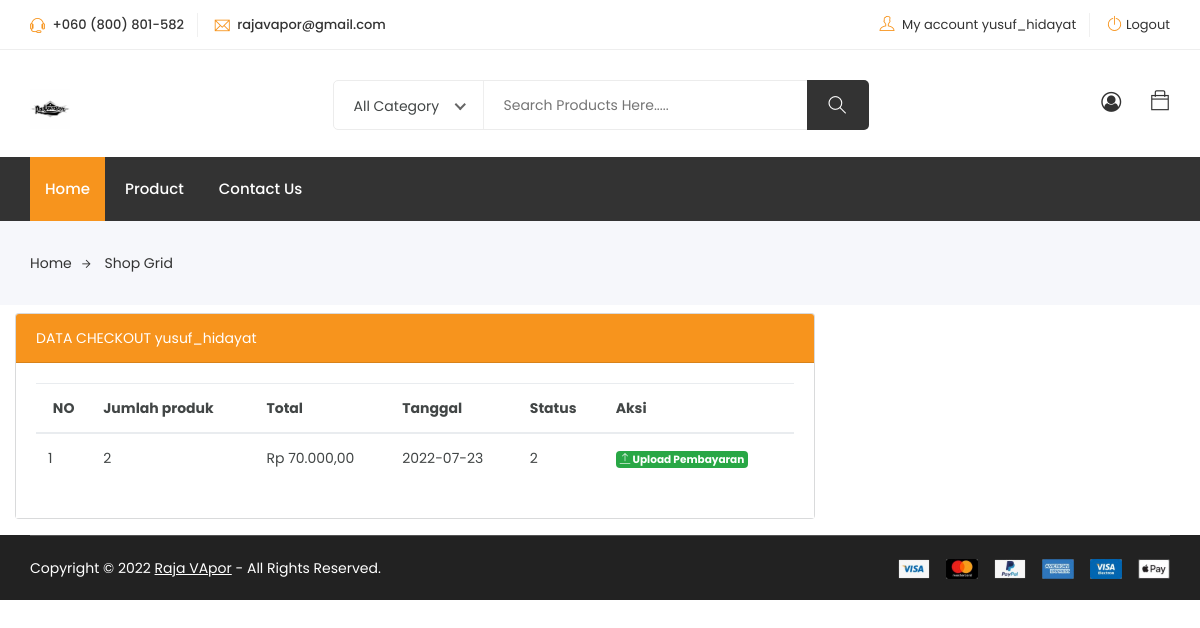
Screenshot of /checkout/index.php (signed in) with the database file from the repository.
### tables this page shows
CREATE TABLE `checkout` (
  `id_checkout` int(11) NOT NULL,
  `tanggal_transaksi` date DEFAULT NULL,
  `tanggal_kadaluarsa` date DEFAULT NULL,
  `status_transaksi` int(11) DEFAULT NULL,
  `jumlah_checkout` int(11) NOT NULL,
  `id_keranjang` varchar(225) NOT NULL,
  `id_user` int(11) DEFAULT NULL
);

### function.php (called while the page is built, shortened)
<?php
    function base_url($urlparam){
        $url = "http://localhost/201753028/".$urlparam;
        return $url;
    }
    function rupiah($angka)
    {
        $hasil_rupiah = "Rp " . number_format($angka, 2, ',', '.');
        return $hasil_rupiah;
    }
    function querybanyak($query){
        $mysqli = new mysqli("localhost","root","","201753028");
        return $mysqli->query($query);
    }
    function querysatudata($query){
        $koneksi = mysqli_connect("localhost","root","","201753028");
        $query_cek = mysqli_query($koneksi, $query);
        return mysqli_fetch_array($query_cek, MYSQLI_BOTH);
    }

### checkout/checkout.php (the view)
<div class="col-lg-9 col-md-8 col-12">
	<div class="card bg-light mb-3 mt-2" style="max-width: 50rem;">
		<div class="card-header" style="background-color: #F7941D; color:#fff;">
			DATA CHECKOUT <?= $_SESSION['username'] ?>
		</div>
		<div class="card-body bg-white">
			<?php
			$username = $_SESSION['username'];
			$profile = querysatudata("SELECT * FROM user WHERE username = '$username' ");
			?>
			<table class="table">
				<thead>
					<tr>
						<th class="text-center">NO</th>
						<th>Jumlah produk</th>
						<th>Total</th>
						<th>Tanggal</th>
						<th>Status</th>
						<th>Aksi</th>
					</tr>
				</thead>
				<tbody>
					<?php
					$no = 1;
					$checkouts = querybanyak('SELECT * FROM checkout WHERE id_user = ' . $profile['id_user'] . '');
					foreach ($checkouts as $checkout) { ?>
						<tr>
							<td><?= $no ?></td>
							<td>
								<?php
									$explode_id_keranjang = explode(",",$checkout['id_keranjang']);
									echo count($explode_id_keranjang);
								?>
							</td>
							<td><?= rupiah($checkout['jumlah_checkout'])  ?></td>
							<td><?= $checkout['tanggal_transaksi']  ?></td>
							<td><?= $checkout['status_transaksi']  ?></td>
							<td>
								<?php if( $checkout['status_transaksi'] == 1){ ?>
                                    <a href="<?= base_url('checkout/index.php?halaman=checkout_prosess&id_checkout=').$checkout['id_checkout'] ?>" target="_blank" class="single-icon badge btn-success text-white"><i class="ti-ticket"></i> <span class="total-count">Lanjutkan checkout</span></a>
								<?php }elseif( $checkout['status_transaksi'] == 2){ ?>
									<?php
										$pembayaran = querysatudata("SELECT * FROM pembayaran WHERE id_checkout = ".$checkout['id_checkout']." ");
									?>
                                    <a href="<?= base_url('pembayaran/index.php?halaman=pembayaran_upload&id_pembayaran=').$pembayaran['id_pembayaran'] ?>" target="_blank" class="single-icon badge btn-success text-white"><i class="ti-upload"></i> <span class="total-count">Upload Pembayaran</span></a>
								<?php }?>
							</td>
						</tr>
					<?php $no++;
					}
					?>
				</tbody>
			</table>
		</div>
	</div>
</div>

### rows the page displays
checkout: id_keranjang "2", jumlah_checkout "Rp 70.000,00", tanggal_transaksi "2022-07-23", status_transaksi "2"

### other values shown
$_SESSION['username'] "yusuf_hidayat"
